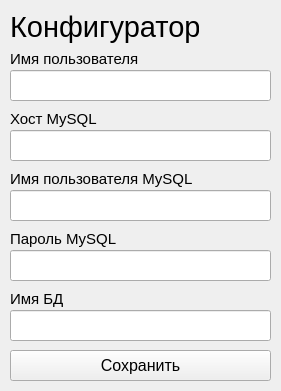
<?xml version="1.0" encoding="UTF-8"?>
<ui version="4.0">
 <class>Form</class>
 <widget class="QWidget" name="Form">
  <property name="geometry">
   <rect>
    <x>0</x>
    <y>0</y>
    <width>281</width>
    <height>391</height>
   </rect>
  </property>
  <property name="windowTitle">
   <string>Form</string>
  </property>
  <widget class="QLabel" name="label">
   <property name="geometry">
    <rect>
     <x>10</x>
     <y>10</y>
     <width>189</width>
     <height>35</height>
    </rect>
   </property>
   <property name="text">
    <string>&lt;html&gt;&lt;head/&gt;&lt;body&gt;&lt;p&gt;&lt;span style=&quot; font-size:22pt;&quot;&gt;Конфигуратор&lt;/span&gt;&lt;/p&gt;&lt;/body&gt;&lt;/html&gt;</string>
   </property>
  </widget>
  <widget class="QLineEdit" name="lineEdit_6">
   <property name="geometry">
    <rect>
     <x>10</x>
     <y>70</y>
     <width>261</width>
     <height>31</height>
    </rect>
   </property>
   <property name="font">
    <font>
     <pointsize>12</pointsize>
    </font>
   </property>
   <property name="text">
    <string/>
   </property>
   <property name="readOnly">
    <bool>true</bool>
   </property>
  </widget>
  <widget class="QLabel" name="label_10">
   <property name="geometry">
    <rect>
     <x>10</x>
     <y>50</y>
     <width>211</width>
     <height>18</height>
    </rect>
   </property>
   <property name="font">
    <font>
     <pointsize>11</pointsize>
    </font>
   </property>
   <property name="text">
    <string>Имя пользователя</string>
   </property>
  </widget>
  <widget class="QLineEdit" name="lineEdit_7">
   <property name="geometry">
    <rect>
     <x>10</x>
     <y>130</y>
     <width>261</width>
     <height>31</height>
    </rect>
   </property>
   <property name="font">
    <font>
     <pointsize>12</pointsize>
    </font>
   </property>
   <property name="text">
    <string/>
   </property>
   <property name="readOnly">
    <bool>true</bool>
   </property>
  </widget>
  <widget class="QLabel" name="label_11">
   <property name="geometry">
    <rect>
     <x>10</x>
     <y>110</y>
     <width>211</width>
     <height>18</height>
    </rect>
   </property>
   <property name="font">
    <font>
     <pointsize>11</pointsize>
    </font>
   </property>
   <property name="text">
    <string>Хост MySQL</string>
   </property>
  </widget>
  <widget class="QLabel" name="label_12">
   <property name="geometry">
    <rect>
     <x>10</x>
     <y>170</y>
     <width>211</width>
     <height>18</height>
    </rect>
   </property>
   <property name="font">
    <font>
     <pointsize>11</pointsize>
    </font>
   </property>
   <property name="text">
    <string>Имя пользователя MySQL</string>
   </property>
  </widget>
  <widget class="QLineEdit" name="lineEdit_8">
   <property name="geometry">
    <rect>
     <x>10</x>
     <y>190</y>
     <width>261</width>
     <height>31</height>
    </rect>
   </property>
   <property name="font">
    <font>
     <pointsize>12</pointsize>
    </font>
   </property>
   <property name="text">
    <string/>
   </property>
   <property name="readOnly">
    <bool>true</bool>
   </property>
  </widget>
  <widget class="QLabel" name="label_13">
   <property name="geometry">
    <rect>
     <x>10</x>
     <y>230</y>
     <width>211</width>
     <height>18</height>
    </rect>
   </property>
   <property name="font">
    <font>
     <pointsize>11</pointsize>
    </font>
   </property>
   <property name="text">
    <string>Пароль MySQL</string>
   </property>
  </widget>
  <widget class="QLineEdit" name="lineEdit_9">
   <property name="geometry">
    <rect>
     <x>10</x>
     <y>250</y>
     <width>261</width>
     <height>31</height>
    </rect>
   </property>
   <property name="font">
    <font>
     <pointsize>12</pointsize>
    </font>
   </property>
   <property name="text">
    <string/>
   </property>
   <property name="readOnly">
    <bool>true</bool>
   </property>
  </widget>
  <widget class="QLabel" name="label_14">
   <property name="geometry">
    <rect>
     <x>10</x>
     <y>290</y>
     <width>211</width>
     <height>18</height>
    </rect>
   </property>
   <property name="font">
    <font>
     <pointsize>11</pointsize>
    </font>
   </property>
   <property name="text">
    <string>Имя БД</string>
   </property>
  </widget>
  <widget class="QLineEdit" name="lineEdit_10">
   <property name="geometry">
    <rect>
     <x>10</x>
     <y>310</y>
     <width>261</width>
     <height>31</height>
    </rect>
   </property>
   <property name="font">
    <font>
     <pointsize>12</pointsize>
    </font>
   </property>
   <property name="text">
    <string/>
   </property>
   <property name="readOnly">
    <bool>true</bool>
   </property>
  </widget>
  <widget class="QPushButton" name="pushButton">
   <property name="geometry">
    <rect>
     <x>10</x>
     <y>350</y>
     <width>261</width>
     <height>31</height>
    </rect>
   </property>
   <property name="font">
    <font>
     <pointsize>12</pointsize>
    </font>
   </property>
   <property name="text">
    <string>Сохранить</string>
   </property>
  </widget>
 </widget>
 <resources/>
 <connections/>
</ui>
